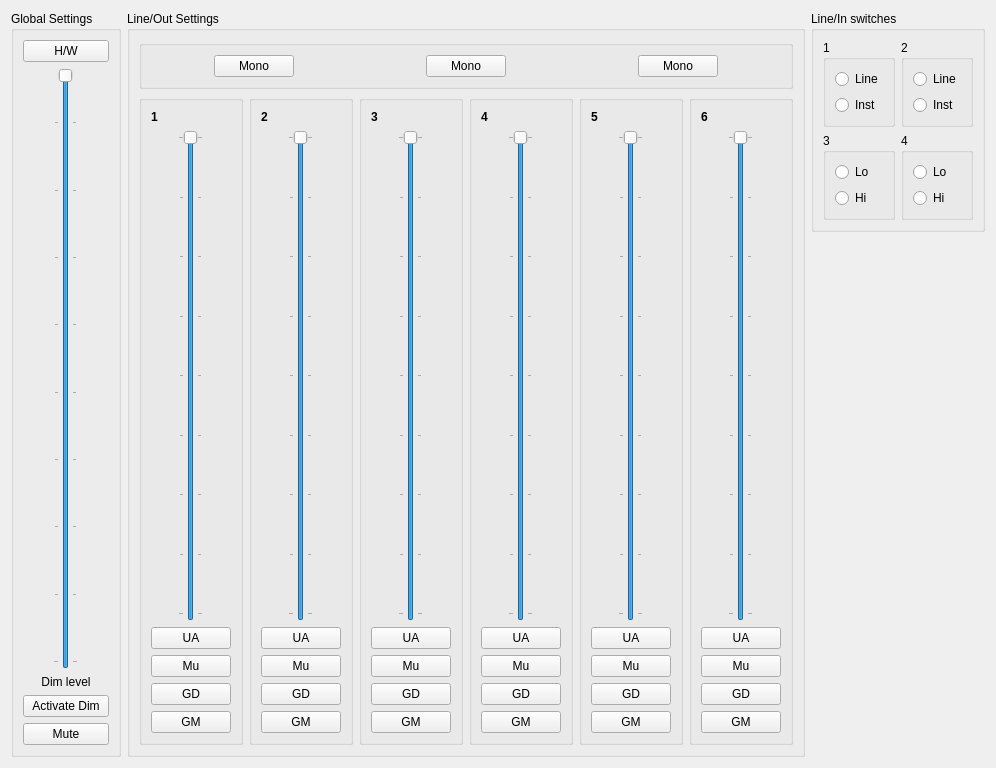
<?xml version="1.0" encoding="UTF-8"?>
<ui version="4.0">
 <class>SaffirePro24Monitoring</class>
 <widget class="QWidget" name="SaffirePro24Monitoring">
  <property name="geometry">
   <rect>
    <x>0</x>
    <y>0</y>
    <width>965</width>
    <height>768</height>
   </rect>
  </property>
  <property name="windowTitle">
   <string>Saffire Pro 40 Monitoring</string>
  </property>
  <property name="autoFillBackground">
   <bool>false</bool>
  </property>
  <property name="locale">
   <locale language="English" country="UnitedStates"/>
  </property>
  <layout class="QHBoxLayout" name="horizontalLayout_4">
   <item>
    <layout class="QHBoxLayout" name="GlobalSetMain">
     <item>
      <widget class="QGroupBox" name="GlobalSet">
       <property name="whatsThis">
        <string comment="Activate/Deactivate the global volume diminution" extracomment="Activate/Deactivate the global volume diminution"/>
       </property>
       <property name="title">
        <string>Global Settings</string>
       </property>
       <layout class="QVBoxLayout" name="verticalLayout_5">
        <item>
         <widget class="QPushButton" name="HWSwitch">
          <property name="text">
           <string>H/W</string>
          </property>
          <property name="checkable">
           <bool>true</bool>
          </property>
         </widget>
        </item>
        <item>
         <layout class="QHBoxLayout" name="horizontalLayout_6">
          <item>
           <widget class="QSlider" name="DimLevel">
            <property name="minimum">
             <number>-87</number>
            </property>
            <property name="maximum">
             <number>0</number>
            </property>
            <property name="orientation">
             <enum>Qt::Vertical</enum>
            </property>
            <property name="invertedAppearance">
             <bool>false</bool>
            </property>
            <property name="tickPosition">
             <enum>QSlider::TicksBothSides</enum>
            </property>
            <property name="tickInterval">
             <number>10</number>
            </property>
           </widget>
          </item>
         </layout>
        </item>
        <item>
         <widget class="QLabel" name="GlobalSetLabel">
          <property name="text">
           <string>Dim level</string>
          </property>
          <property name="alignment">
           <set>Qt::AlignCenter</set>
          </property>
         </widget>
        </item>
        <item>
         <widget class="QPushButton" name="GlobalDim">
          <property name="whatsThis">
           <string/>
          </property>
          <property name="autoFillBackground">
           <bool>true</bool>
          </property>
          <property name="text">
           <string>Activate Dim</string>
          </property>
          <property name="checkable">
           <bool>true</bool>
          </property>
         </widget>
        </item>
        <item>
         <widget class="QPushButton" name="GlobalMute">
          <property name="text">
           <string>Mute</string>
          </property>
          <property name="checkable">
           <bool>true</bool>
          </property>
         </widget>
        </item>
       </layout>
       <zorder>GlobalDim</zorder>
       <zorder>GlobalMute</zorder>
       <zorder>HWSwitch</zorder>
       <zorder>horizontalLayoutWidget_5</zorder>
       <zorder>horizontalSpacer_7</zorder>
       <zorder>GlobalSetLabel</zorder>
      </widget>
     </item>
    </layout>
   </item>
   <item>
    <layout class="QHBoxLayout" name="LineOutMain">
     <item>
      <widget class="QGroupBox" name="LineOut">
       <property name="title">
        <string>Line/Out Settings</string>
       </property>
       <layout class="QVBoxLayout" name="verticalLayout_13">
        <item>
         <layout class="QHBoxLayout" name="MonoMain">
          <item>
           <widget class="QGroupBox" name="Mono">
            <property name="title">
             <string/>
            </property>
            <layout class="QHBoxLayout" name="horizontalLayout">
             <item>
              <spacer name="horizontalSpacer_2">
               <property name="orientation">
                <enum>Qt::Horizontal</enum>
               </property>
               <property name="sizeHint" stdset="0">
                <size>
                 <width>40</width>
                 <height>20</height>
                </size>
               </property>
              </spacer>
             </item>
             <item>
              <widget class="QPushButton" name="Mono_12">
               <property name="text">
                <string>Mono</string>
               </property>
               <property name="checkable">
                <bool>true</bool>
               </property>
              </widget>
             </item>
             <item>
              <spacer name="horizontalSpacer_5">
               <property name="orientation">
                <enum>Qt::Horizontal</enum>
               </property>
               <property name="sizeHint" stdset="0">
                <size>
                 <width>40</width>
                 <height>20</height>
                </size>
               </property>
              </spacer>
             </item>
             <item>
              <spacer name="horizontalSpacer_3">
               <property name="orientation">
                <enum>Qt::Horizontal</enum>
               </property>
               <property name="sizeHint" stdset="0">
                <size>
                 <width>40</width>
                 <height>20</height>
                </size>
               </property>
              </spacer>
             </item>
             <item>
              <widget class="QPushButton" name="Mono_34">
               <property name="text">
                <string>Mono</string>
               </property>
               <property name="checkable">
                <bool>true</bool>
               </property>
              </widget>
             </item>
             <item>
              <spacer name="horizontalSpacer_6">
               <property name="orientation">
                <enum>Qt::Horizontal</enum>
               </property>
               <property name="sizeHint" stdset="0">
                <size>
                 <width>40</width>
                 <height>20</height>
                </size>
               </property>
              </spacer>
             </item>
             <item>
              <spacer name="horizontalSpacer_4">
               <property name="orientation">
                <enum>Qt::Horizontal</enum>
               </property>
               <property name="sizeHint" stdset="0">
                <size>
                 <width>40</width>
                 <height>20</height>
                </size>
               </property>
              </spacer>
             </item>
             <item>
              <widget class="QPushButton" name="Mono_56">
               <property name="text">
                <string>Mono</string>
               </property>
               <property name="checkable">
                <bool>true</bool>
               </property>
              </widget>
             </item>
             <item>
              <spacer name="horizontalSpacer">
               <property name="orientation">
                <enum>Qt::Horizontal</enum>
               </property>
               <property name="sizeType">
                <enum>QSizePolicy::Expanding</enum>
               </property>
               <property name="sizeHint" stdset="0">
                <size>
                 <width>40</width>
                 <height>20</height>
                </size>
               </property>
              </spacer>
             </item>
            </layout>
           </widget>
          </item>
         </layout>
        </item>
        <item>
         <layout class="QHBoxLayout" name="horizontalLayout_3">
          <item>
           <layout class="QVBoxLayout" name="LineOutMain_1">
            <item>
             <widget class="QGroupBox" name="LineOut_1">
              <property name="title">
               <string/>
              </property>
              <layout class="QVBoxLayout" name="verticalLayout_6">
               <item>
                <widget class="QLabel" name="label_1">
                 <property name="font">
                  <font>
                   <weight>75</weight>
                   <bold>true</bold>
                  </font>
                 </property>
                 <property name="text">
                  <string>1</string>
                 </property>
                </widget>
               </item>
               <item>
                <layout class="QHBoxLayout" name="horizontalLayout_7">
                 <item>
                  <widget class="QSlider" name="LineVolume_1">
                   <property name="locale">
                    <locale language="French" country="France"/>
                   </property>
                   <property name="minimum">
                    <number>-40</number>
                   </property>
                   <property name="maximum">
                    <number>0</number>
                   </property>
                   <property name="orientation">
                    <enum>Qt::Vertical</enum>
                   </property>
                   <property name="tickPosition">
                    <enum>QSlider::TicksBothSides</enum>
                   </property>
                   <property name="tickInterval">
                    <number>5</number>
                   </property>
                  </widget>
                 </item>
                </layout>
               </item>
               <item>
                <widget class="QPushButton" name="LineUnActivate_1">
                 <property name="sizePolicy">
                  <sizepolicy hsizetype="Minimum" vsizetype="Fixed">
                   <horstretch>0</horstretch>
                   <verstretch>0</verstretch>
                  </sizepolicy>
                 </property>
                 <property name="text">
                  <string>UA</string>
                 </property>
                 <property name="checkable">
                  <bool>true</bool>
                 </property>
                </widget>
               </item>
               <item>
                <widget class="QPushButton" name="LineMute_1">
                 <property name="text">
                  <string>Mu</string>
                 </property>
                 <property name="checkable">
                  <bool>true</bool>
                 </property>
                </widget>
               </item>
               <item>
                <widget class="QPushButton" name="LineGDim_1">
                 <property name="text">
                  <string>GD</string>
                 </property>
                 <property name="checkable">
                  <bool>true</bool>
                 </property>
                </widget>
               </item>
               <item>
                <widget class="QPushButton" name="LineGMute_1">
                 <property name="text">
                  <string>GM</string>
                 </property>
                 <property name="checkable">
                  <bool>true</bool>
                 </property>
                </widget>
               </item>
              </layout>
             </widget>
            </item>
           </layout>
          </item>
          <item>
           <layout class="QVBoxLayout" name="LineOutMain_2">
            <item>
             <widget class="QGroupBox" name="LineOut_2">
              <property name="title">
               <string/>
              </property>
              <layout class="QVBoxLayout" name="verticalLayout_15">
               <item>
                <widget class="QLabel" name="label_2">
                 <property name="font">
                  <font>
                   <weight>75</weight>
                   <bold>true</bold>
                  </font>
                 </property>
                 <property name="text">
                  <string>2</string>
                 </property>
                </widget>
               </item>
               <item>
                <layout class="QHBoxLayout" name="horizontalLayout_8">
                 <item>
                  <widget class="QSlider" name="LineVolume_2">
                   <property name="minimum">
                    <number>-40</number>
                   </property>
                   <property name="maximum">
                    <number>0</number>
                   </property>
                   <property name="orientation">
                    <enum>Qt::Vertical</enum>
                   </property>
                   <property name="tickPosition">
                    <enum>QSlider::TicksBothSides</enum>
                   </property>
                   <property name="tickInterval">
                    <number>5</number>
                   </property>
                  </widget>
                 </item>
                </layout>
               </item>
               <item>
                <widget class="QPushButton" name="LineUnActivate_2">
                 <property name="text">
                  <string>UA</string>
                 </property>
                 <property name="checkable">
                  <bool>true</bool>
                 </property>
                </widget>
               </item>
               <item>
                <widget class="QPushButton" name="LineMute_2">
                 <property name="text">
                  <string>Mu</string>
                 </property>
                 <property name="checkable">
                  <bool>true</bool>
                 </property>
                </widget>
               </item>
               <item>
                <widget class="QPushButton" name="LineGDim_2">
                 <property name="text">
                  <string>GD</string>
                 </property>
                 <property name="checkable">
                  <bool>true</bool>
                 </property>
                </widget>
               </item>
               <item>
                <widget class="QPushButton" name="LineGMute_2">
                 <property name="text">
                  <string>GM</string>
                 </property>
                 <property name="checkable">
                  <bool>true</bool>
                 </property>
                </widget>
               </item>
              </layout>
             </widget>
            </item>
           </layout>
          </item>
          <item>
           <layout class="QVBoxLayout" name="LineOutMain_3">
            <item>
             <widget class="QGroupBox" name="LineOut_3">
              <property name="title">
               <string/>
              </property>
              <layout class="QVBoxLayout" name="verticalLayout_8">
               <item>
                <widget class="QLabel" name="label_3">
                 <property name="font">
                  <font>
                   <weight>75</weight>
                   <bold>true</bold>
                  </font>
                 </property>
                 <property name="text">
                  <string>3</string>
                 </property>
                </widget>
               </item>
               <item>
                <layout class="QHBoxLayout" name="horizontalLayout_9">
                 <item>
                  <widget class="QSlider" name="LineVolume_3">
                   <property name="minimum">
                    <number>-40</number>
                   </property>
                   <property name="maximum">
                    <number>0</number>
                   </property>
                   <property name="orientation">
                    <enum>Qt::Vertical</enum>
                   </property>
                   <property name="tickPosition">
                    <enum>QSlider::TicksBothSides</enum>
                   </property>
                   <property name="tickInterval">
                    <number>5</number>
                   </property>
                  </widget>
                 </item>
                </layout>
               </item>
               <item>
                <widget class="QPushButton" name="LineUnActivate_3">
                 <property name="text">
                  <string>UA</string>
                 </property>
                 <property name="checkable">
                  <bool>true</bool>
                 </property>
                </widget>
               </item>
               <item>
                <widget class="QPushButton" name="LineMute_3">
                 <property name="text">
                  <string>Mu</string>
                 </property>
                 <property name="checkable">
                  <bool>true</bool>
                 </property>
                </widget>
               </item>
               <item>
                <widget class="QPushButton" name="LineGDim_3">
                 <property name="text">
                  <string>GD</string>
                 </property>
                 <property name="checkable">
                  <bool>true</bool>
                 </property>
                </widget>
               </item>
               <item>
                <widget class="QPushButton" name="LineGMute_3">
                 <property name="text">
                  <string>GM</string>
                 </property>
                 <property name="checkable">
                  <bool>true</bool>
                 </property>
                </widget>
               </item>
              </layout>
             </widget>
            </item>
           </layout>
          </item>
          <item>
           <layout class="QVBoxLayout" name="LineOutMain_4">
            <item>
             <widget class="QGroupBox" name="LineOut_4">
              <property name="title">
               <string/>
              </property>
              <layout class="QVBoxLayout" name="verticalLayout_9">
               <item>
                <widget class="QLabel" name="label_4">
                 <property name="font">
                  <font>
                   <weight>75</weight>
                   <bold>true</bold>
                  </font>
                 </property>
                 <property name="text">
                  <string>4</string>
                 </property>
                </widget>
               </item>
               <item>
                <layout class="QHBoxLayout" name="horizontalLayout_10">
                 <item>
                  <widget class="QSlider" name="LineVolume_4">
                   <property name="minimum">
                    <number>-40</number>
                   </property>
                   <property name="maximum">
                    <number>0</number>
                   </property>
                   <property name="orientation">
                    <enum>Qt::Vertical</enum>
                   </property>
                   <property name="tickPosition">
                    <enum>QSlider::TicksBothSides</enum>
                   </property>
                   <property name="tickInterval">
                    <number>5</number>
                   </property>
                  </widget>
                 </item>
                </layout>
               </item>
               <item>
                <widget class="QPushButton" name="LineUnActivate_4">
                 <property name="text">
                  <string>UA</string>
                 </property>
                 <property name="checkable">
                  <bool>true</bool>
                 </property>
                </widget>
               </item>
               <item>
                <widget class="QPushButton" name="LineMute_4">
                 <property name="text">
                  <string>Mu</string>
                 </property>
                 <property name="checkable">
                  <bool>true</bool>
                 </property>
                </widget>
               </item>
               <item>
                <widget class="QPushButton" name="LineGDim_4">
                 <property name="text">
                  <string>GD</string>
                 </property>
                 <property name="checkable">
                  <bool>true</bool>
                 </property>
                </widget>
               </item>
               <item>
                <widget class="QPushButton" name="LineGMute_4">
                 <property name="text">
                  <string>GM</string>
                 </property>
                 <property name="checkable">
                  <bool>true</bool>
                 </property>
                </widget>
               </item>
              </layout>
             </widget>
            </item>
           </layout>
          </item>
          <item>
           <layout class="QVBoxLayout" name="LineOutMain_5">
            <item>
             <widget class="QGroupBox" name="LineOut_5">
              <property name="title">
               <string/>
              </property>
              <layout class="QVBoxLayout" name="verticalLayout_10">
               <item>
                <widget class="QLabel" name="label_5">
                 <property name="font">
                  <font>
                   <weight>75</weight>
                   <bold>true</bold>
                  </font>
                 </property>
                 <property name="text">
                  <string>5</string>
                 </property>
                </widget>
               </item>
               <item>
                <layout class="QHBoxLayout" name="horizontalLayout_11">
                 <item>
                  <widget class="QSlider" name="LineVolume_5">
                   <property name="minimum">
                    <number>-40</number>
                   </property>
                   <property name="maximum">
                    <number>0</number>
                   </property>
                   <property name="orientation">
                    <enum>Qt::Vertical</enum>
                   </property>
                   <property name="tickPosition">
                    <enum>QSlider::TicksBothSides</enum>
                   </property>
                   <property name="tickInterval">
                    <number>5</number>
                   </property>
                  </widget>
                 </item>
                </layout>
               </item>
               <item>
                <widget class="QPushButton" name="LineUnActivate_5">
                 <property name="text">
                  <string>UA</string>
                 </property>
                 <property name="checkable">
                  <bool>true</bool>
                 </property>
                </widget>
               </item>
               <item>
                <widget class="QPushButton" name="LineMute_5">
                 <property name="text">
                  <string>Mu</string>
                 </property>
                 <property name="checkable">
                  <bool>true</bool>
                 </property>
                </widget>
               </item>
               <item>
                <widget class="QPushButton" name="LineGDim_5">
                 <property name="text">
                  <string>GD</string>
                 </property>
                 <property name="checkable">
                  <bool>true</bool>
                 </property>
                </widget>
               </item>
               <item>
                <widget class="QPushButton" name="LineGMute_5">
                 <property name="text">
                  <string>GM</string>
                 </property>
                 <property name="checkable">
                  <bool>true</bool>
                 </property>
                </widget>
               </item>
              </layout>
             </widget>
            </item>
           </layout>
          </item>
          <item>
           <layout class="QVBoxLayout" name="LineOutMain_6">
            <item>
             <widget class="QGroupBox" name="LineOut_6">
              <property name="title">
               <string/>
              </property>
              <layout class="QVBoxLayout" name="verticalLayout_11">
               <item>
                <widget class="QLabel" name="label_6">
                 <property name="font">
                  <font>
                   <weight>75</weight>
                   <bold>true</bold>
                  </font>
                 </property>
                 <property name="text">
                  <string>6</string>
                 </property>
                </widget>
               </item>
               <item>
                <layout class="QHBoxLayout" name="horizontalLayout_12">
                 <item>
                  <widget class="QSlider" name="LineVolume_6">
                   <property name="minimum">
                    <number>-40</number>
                   </property>
                   <property name="maximum">
                    <number>0</number>
                   </property>
                   <property name="orientation">
                    <enum>Qt::Vertical</enum>
                   </property>
                   <property name="tickPosition">
                    <enum>QSlider::TicksBothSides</enum>
                   </property>
                   <property name="tickInterval">
                    <number>5</number>
                   </property>
                  </widget>
                 </item>
                </layout>
               </item>
               <item>
                <widget class="QPushButton" name="LineUnActivate_6">
                 <property name="text">
                  <string>UA</string>
                 </property>
                 <property name="checkable">
                  <bool>true</bool>
                 </property>
                </widget>
               </item>
               <item>
                <widget class="QPushButton" name="LineMute_6">
                 <property name="text">
                  <string>Mu</string>
                 </property>
                 <property name="checkable">
                  <bool>true</bool>
                 </property>
                </widget>
               </item>
               <item>
                <widget class="QPushButton" name="LineGDim_6">
                 <property name="text">
                  <string>GD</string>
                 </property>
                 <property name="checkable">
                  <bool>true</bool>
                 </property>
                </widget>
               </item>
               <item>
                <widget class="QPushButton" name="LineGMute_6">
                 <property name="text">
                  <string>GM</string>
                 </property>
                 <property name="checkable">
                  <bool>true</bool>
                 </property>
                </widget>
               </item>
              </layout>
             </widget>
            </item>
           </layout>
          </item>
         </layout>
        </item>
       </layout>
      </widget>
     </item>
    </layout>
   </item>
   <item>
    <layout class="QVBoxLayout" name="verticalLayout_14">
     <item>
      <layout class="QGridLayout" name="LineInSwitchesMain">
       <item row="0" column="0">
        <widget class="QGroupBox" name="LineInSwitches">
         <property name="enabled">
          <bool>true</bool>
         </property>
         <property name="title">
          <string>Line/In switches</string>
         </property>
         <layout class="QGridLayout" name="gridLayout">
          <property name="sizeConstraint">
           <enum>QLayout::SetDefaultConstraint</enum>
          </property>
          <item row="0" column="0">
           <widget class="QGroupBox" name="LineInSwitch_1">
            <property name="title">
             <string>1</string>
            </property>
            <layout class="QVBoxLayout" name="verticalLayout">
             <item>
              <widget class="QRadioButton" name="LineInSwitchLine_1">
               <property name="text">
                <string>Line</string>
               </property>
               <attribute name="buttonGroup">
                <string>buttonGroup</string>
               </attribute>
              </widget>
             </item>
             <item>
              <widget class="QRadioButton" name="LineInSwitchInst_1">
               <property name="text">
                <string>Inst</string>
               </property>
               <attribute name="buttonGroup">
                <string>buttonGroup</string>
               </attribute>
              </widget>
             </item>
            </layout>
           </widget>
          </item>
          <item row="0" column="1">
           <widget class="QGroupBox" name="LineInSwitch_2">
            <property name="title">
             <string>2</string>
            </property>
            <layout class="QVBoxLayout" name="verticalLayout_2">
             <item>
              <widget class="QRadioButton" name="LineInSwitchLine_2">
               <property name="text">
                <string>Line</string>
               </property>
               <attribute name="buttonGroup">
                <string>buttonGroup_2</string>
               </attribute>
              </widget>
             </item>
             <item>
              <widget class="QRadioButton" name="LineInSwitchInst_2">
               <property name="text">
                <string>Inst</string>
               </property>
               <attribute name="buttonGroup">
                <string>buttonGroup_2</string>
               </attribute>
              </widget>
             </item>
            </layout>
           </widget>
          </item>
          <item row="1" column="0">
           <widget class="QGroupBox" name="LineInSwitch_3">
            <property name="title">
             <string>3</string>
            </property>
            <layout class="QVBoxLayout" name="verticalLayout_3">
             <item>
              <widget class="QRadioButton" name="LineInSwitchLo_3">
               <property name="text">
                <string>Lo</string>
               </property>
               <attribute name="buttonGroup">
                <string>buttonGroup_3</string>
               </attribute>
              </widget>
             </item>
             <item>
              <widget class="QRadioButton" name="LineInSwitchHi_3">
               <property name="text">
                <string>Hi</string>
               </property>
               <attribute name="buttonGroup">
                <string>buttonGroup_3</string>
               </attribute>
              </widget>
             </item>
            </layout>
           </widget>
          </item>
          <item row="1" column="1">
           <widget class="QGroupBox" name="LineInSwitch_4">
            <property name="title">
             <string>4</string>
            </property>
            <layout class="QVBoxLayout" name="verticalLayout_4">
             <item>
              <widget class="QRadioButton" name="LineInSwitchLo_4">
               <property name="text">
                <string>Lo</string>
               </property>
               <attribute name="buttonGroup">
                <string>buttonGroup_4</string>
               </attribute>
              </widget>
             </item>
             <item>
              <widget class="QRadioButton" name="LineInSwitchHi_4">
               <property name="text">
                <string>Hi</string>
               </property>
               <attribute name="buttonGroup">
                <string>buttonGroup_4</string>
               </attribute>
              </widget>
             </item>
            </layout>
           </widget>
          </item>
         </layout>
        </widget>
       </item>
       <item row="1" column="0">
        <spacer name="verticalSpacer">
         <property name="orientation">
          <enum>Qt::Vertical</enum>
         </property>
         <property name="sizeHint" stdset="0">
          <size>
           <width>20</width>
           <height>40</height>
          </size>
         </property>
        </spacer>
       </item>
      </layout>
     </item>
    </layout>
   </item>
  </layout>
 </widget>
 <resources/>
 <connections/>
 <buttongroups>
  <buttongroup name="buttonGroup_2"/>
  <buttongroup name="buttonGroup_3"/>
  <buttongroup name="buttonGroup_4"/>
  <buttongroup name="buttonGroup"/>
 </buttongroups>
</ui>
